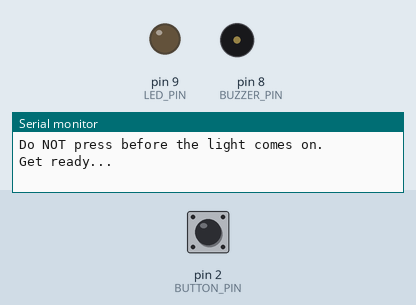
The sketch below on a simulated Arduino Uno, built with avr-gcc and run on an emulated ATmega328P. On the bench: output pins drawn as LEDs (lit = HIGH), buzzer (waves = sounding), the last lines printed to the serial monitor. Inputs (shaded band) come from the test bench; at power-on: pin 2 (BUTTON_PIN) LOW. Random numbers use the default seed unless the sketch sets one.

Above: at 1.4 s.
1.5 s: pin 2 (BUTTON_PIN) pulled HIGH for 0.15 s
At 4.46 s:
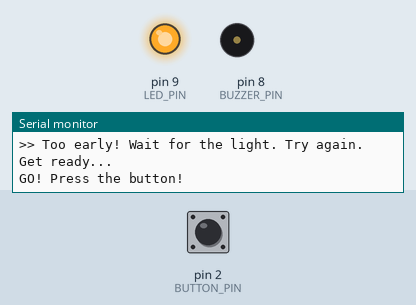
4.6 s: pin 2 (BUTTON_PIN) pulled HIGH for 1 s
At 4.66 s:
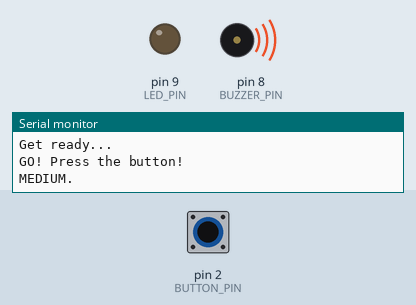
7.6 s: pin 2 (BUTTON_PIN) pulled HIGH for 3.2 s
At 15.21 s:
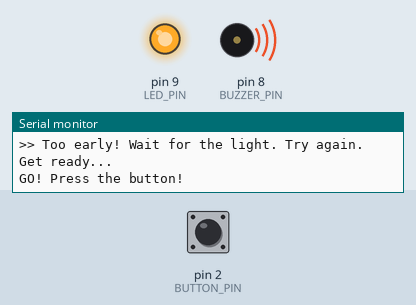
Timing chart, 0 to 18.3 s (numbered marks = the images above; inputs shaded):
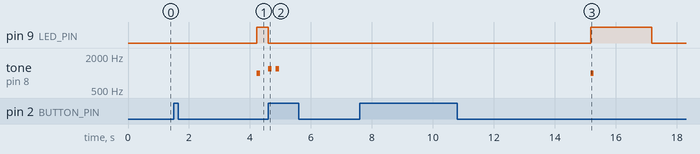

Measured:
- after the input at 4.6 s, tone on pin 8 (BUZZER_PIN): alternates 1200 Hz for 0.12 s and silent for 0.12 s, 4 changes in all, then stays silent, starting at once

The sketch:

T2_buzzer_pattern_starter.ino
```cpp
// ============================================================
// Project 2 - Reaction Time Game  (TIER 2: read & change the code)
// Starter B: BUZZER PATTERN FEEDBACK
// ============================================================
//
// This builds on sketch 02 (the buzzer game). Same GO light, same
// random wait, same buzzer beep, same "too early" rule.
//
// WHAT IS NEW HERE:
//   After you press the button, the Arduino looks at how fast you were
//   and plays a DIFFERENT buzzer pattern (pin 8) for each category:
//       FAST    -> ONE  short HIGH beep
//       MEDIUM  -> TWO  short beeps
//       SLOW    -> ONE  long  LOW  buzz
//   It also prints the same result to the Serial Monitor, so you can
//   match the sound you hear to the word on the screen.
//
//   The GO light now stays on for ONLY a short window of time
//   (LED_ON_WINDOW). If you do not press before the light goes out,
//   you "missed it" and the round restarts.
//
// Open the Serial Monitor (magnifying glass, top-right of the IDE)
// and set the speed at the bottom to 9600 baud to read the messages.
//
// DO NOT press the button before the LED turns on. If you press
// too early, the round restarts and you get a "too early" message.
//
// ---- THINGS YOU WILL CHANGE LATER (look for these at the top) ----
//   LED_ON_WINDOW : how long the GO light stays on  (Hard mode = 500)
//   FAST_MS       : the FAST/MEDIUM cut-off          (you tune this)
//   MEDIUM_MS     : the MEDIUM/SLOW cut-off          (you tune this)
// ============================================================


// ============================================================
// CONSTANTS YOU CAN CHANGE  (these are the easy-to-find knobs)
// ============================================================

// ---- DIFFICULTY: how long the GO light stays on, in milliseconds ----
const unsigned long LED_ON_WINDOW = 2000;  // students change to 500 for Hard mode at T2_M3

// ---- CATEGORY THRESHOLDS: where FAST / MEDIUM / SLOW begin, in ms ----
const int FAST_MS   = 250;   // press faster than this  -> FAST    (students tune at T2_M4)
const int MEDIUM_MS = 450;   // press faster than this  -> MEDIUM  (students tune at T2_M4)
                             // anything slower (but in time) -> SLOW


// ============================================================
// PIN NUMBERS (which Arduino pin each part is wired to)
// ============================================================
const int LED_PIN    = 9;   // The "GO" light. Turns on when it is time to press.
const int BUTTON_PIN = 2;   // The button. Wired with an external pull-down resistor,
                            // so the pin reads HIGH when the button is pressed.
const int BUZZER_PIN = 8;   // The buzzer. Beeps at "GO" and plays the result pattern.

// ---- SOUND SETTINGS (for the buzzer) ----
const int  GO_TONE_HZ   = 1000;  // pitch of the "GO" beep, in Hertz
const int  GO_TONE_MS   = 100;   // how long the "GO" beep lasts, in ms

const int  FAST_TONE_HZ = 1800;  // FAST   pattern: one short HIGH beep, this pitch
const int  MED_TONE_HZ  = 1200;  // MEDIUM pattern: two short beeps, this pitch
const int  SLOW_TONE_HZ = 300;   // SLOW   pattern: one long LOW buzz, this pitch
const int  SHORT_BEEP_MS = 120;  // length of a short beep, in ms
const int  LONG_BUZZ_MS  = 500;  // length of the long slow buzz, in ms
const int  GAP_MS        = 120;  // silent gap between the two MEDIUM beeps, in ms

// ---- TIMING SETTINGS (how long the random wait can be) ----
const long MIN_WAIT_MS = 2000;  // shortest wait before "GO" = 2 seconds
const long MAX_WAIT_MS = 5000;  // longest  wait before "GO" = 5 seconds

// ---- COMMUNICATION SPEED (must match the Serial Monitor) ----
const long SERIAL_BAUD = 9600;


// ---- MEMORY (variables that the program keeps between rounds) ----
long bestTime = -1;   // The best (fastest) reaction time so far, in ms.
                      // -1 means "no time recorded yet".


// ============================================================
// setup() runs ONE time when the Arduino powers on or resets.
// ============================================================
void setup() {
  // Set up the pins so the Arduino knows which is an output and which is an input.
  pinMode(LED_PIN, OUTPUT);     // The LED is something we control (turn on/off).
  pinMode(BUTTON_PIN, INPUT);   // The button is something we read.
  pinMode(BUZZER_PIN, OUTPUT);  // The buzzer is something we control.

  // Make sure the LED starts OFF.
  digitalWrite(LED_PIN, LOW);

  // Start talking to the computer over the USB cable.
  Serial.begin(SERIAL_BAUD);

  // Give every game a different sequence of random waits.
  // analogRead(A0) reads electrical "noise" from an unconnected pin,
  // which gives us a different starting number each time.
  randomSeed(analogRead(A0));

  // Print a friendly welcome message.
  Serial.println("=================================");
  Serial.println("   REACTION TIME GAME (buzzer patterns)");
  Serial.println("=================================");
  Serial.println("Wait for the LED to turn ON and BEEP,");
  Serial.println("then press the button as FAST as you can!");
  Serial.println("Listen: 1 high beep = fast, 2 beeps = medium, 1 low buzz = slow.");
  Serial.println("Do NOT press before the light comes on.");
  Serial.println();
}


// ============================================================
// loop() runs OVER AND OVER, forever. Each pass = one round.
// ============================================================
void loop() {

  // ---- STEP 1: Get ready ----
  Serial.println("Get ready...");

  // Pick a random wait time between MIN_WAIT_MS and MAX_WAIT_MS.
  // (random's second number is "up to but not including", so we add 1.)
  long waitTime = random(MIN_WAIT_MS, MAX_WAIT_MS + 1);

  // ---- STEP 2: Wait the random time, while watching for cheating ----
  // We use millis() so we can keep checking the button during the wait.
  long waitStart = millis();
  while (millis() - waitStart < waitTime) {

    // If the button is already pressed (HIGH) before the GO light,
    // that is jumping the gun. Restart the round.
    if (digitalRead(BUTTON_PIN) == HIGH) {
      Serial.println(">> Too early! Wait for the light. Try again.");
      Serial.println();

      // Wait until the player lets go of the button before restarting,
      // so the next round does not instantly see the press again.
      while (digitalRead(BUTTON_PIN) == HIGH) {
        // do nothing, just wait for release
      }

      return;  // leave loop() now; Arduino starts a fresh round next pass
    }
  }

  // ---- STEP 3: GO! Turn the LED on and start the stopwatch ----
  digitalWrite(LED_PIN, HIGH);                 // light up the "GO" signal
  tone(BUZZER_PIN, GO_TONE_HZ, GO_TONE_MS);    // beep at the GO moment
  long startTime = millis();                   // remember the exact moment GO happened
  Serial.println("GO! Press the button!");

  // ---- STEP 4: Wait for a press, but ONLY for LED_ON_WINDOW ms ----
  // The light is on for at most LED_ON_WINDOW. Keep checking the button
  // until it is pressed OR the window runs out.
  bool pressedInTime = false;
  while (millis() - startTime < LED_ON_WINDOW) {
    if (digitalRead(BUTTON_PIN) == HIGH) {
      pressedInTime = true;
      break;  // got the press, stop waiting
    }
  }

  // ---- STEP 5: Measure the reaction time ----
  long reactionTime = millis() - startTime;  // how long the press took

  // Turn the GO light off now that the window is over.
  digitalWrite(LED_PIN, LOW);

  // If the player did NOT press in time, the round is a miss. Restart.
  if (!pressedInTime) {
    Serial.println(">> Too slow! The light went out. Try again.");
    Serial.println();
    return;  // start a fresh round next pass
  }

  // ---- STEP 6: Decide the category, then play its buzzer pattern ----
  // We compare reactionTime to the thresholds at the top of the file.
  if (reactionTime < FAST_MS) {
    // FAST: one short HIGH beep.
    Serial.print("FAST! ");
    tone(BUZZER_PIN, FAST_TONE_HZ, SHORT_BEEP_MS);
    delay(SHORT_BEEP_MS);                 // let the beep finish

  } else if (reactionTime < MEDIUM_MS) {
    // MEDIUM: two short beeps with a small gap between them.
    Serial.print("MEDIUM. ");
    tone(BUZZER_PIN, MED_TONE_HZ, SHORT_BEEP_MS);
    delay(SHORT_BEEP_MS);                 // wait for the first beep to end
    delay(GAP_MS);                        // short silence
    tone(BUZZER_PIN, MED_TONE_HZ, SHORT_BEEP_MS);
    delay(SHORT_BEEP_MS);                 // let the second beep finish

  } else {
    // SLOW: one long LOW buzz.
    Serial.print("SLOW. ");
    tone(BUZZER_PIN, SLOW_TONE_HZ, LONG_BUZZ_MS);
    delay(LONG_BUZZ_MS);                  // let the long buzz finish
  }

  // Print the time next to the category word.
  Serial.print(reactionTime);
  Serial.println(" ms");

  // ---- STEP 7: Update and show the best time ----
  // If we have no best time yet, or this round was faster, save it.
  if (bestTime == -1 || reactionTime < bestTime) {
    bestTime = reactionTime;
    Serial.println("** New best time! **");
  }
  Serial.print("Best time so far: ");
  Serial.print(bestTime);
  Serial.println(" ms");
  Serial.println();

  // Wait until the player releases the button before the next round,
  // so a held-down button does not affect the next "too early" check.
  while (digitalRead(BUTTON_PIN) == HIGH) {
    // do nothing, just wait for release
  }

  // The loop() function ends here and automatically starts again
  // for the next round.
}
```
